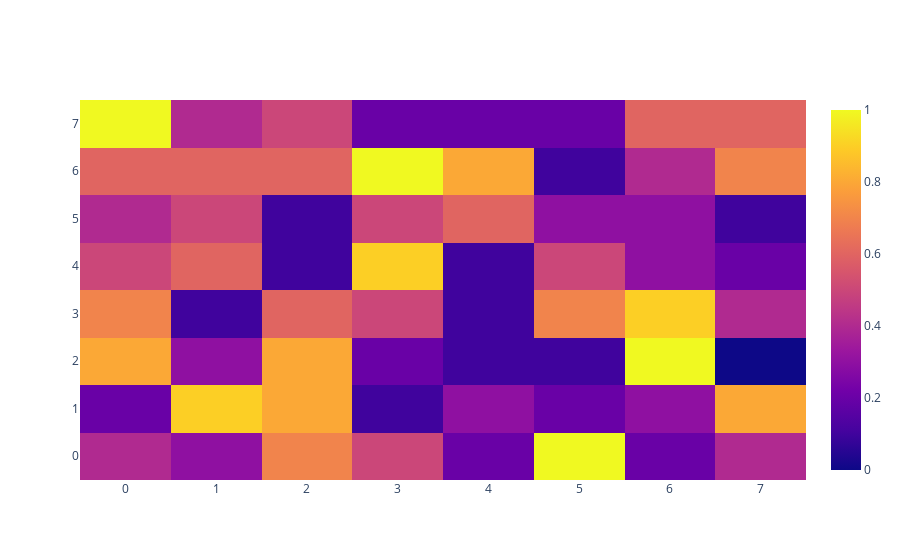

The code cell stored with this chart in its notebook:
### Code cell
fig = go.Figure()
fig = go.Figure(data=go.Heatmap(
                    z=F_cur_spatial))
fig.show()
# unsure what spatial dimension of heat flux data is but this could be something similiar potentially ...

### Figure 1 — Plotly figure (JSON) as saved in the notebook; plotly's stock layout.template omitted (floating-point values rounded to 4 significant figures)
{"data": [{"type": "heatmap", "z": [[0.4, 0.3, 0.7, 0.5, 0.2, 1, 0.2, 0.4], [0.2, 0.9, 0.8, 0.1, 0.3, 0.2, 0.3, 0.8], [0.8, 0.3, 0.8, 0.2, 0.1, 0.1, 1, 0], [0.7, 0.1, 0.6, 0.5, 0.1, 0.7, 0.9, 0.4], [0.5, 0.6, 0.1, 0.9, 0.1, 0.5, 0.3, 0.2], [0.4, 0.5, 0.1, 0.5, 0.6, 0.3, 0.3, 0.1], [0.6, 0.6, 0.6, 1, 0.8, 0.1, 0.4, 0.7], [1, 0.4, 0.5, 0.2, 0.2, 0.2, 0.6, 0.6]]}], "layout": {}}
